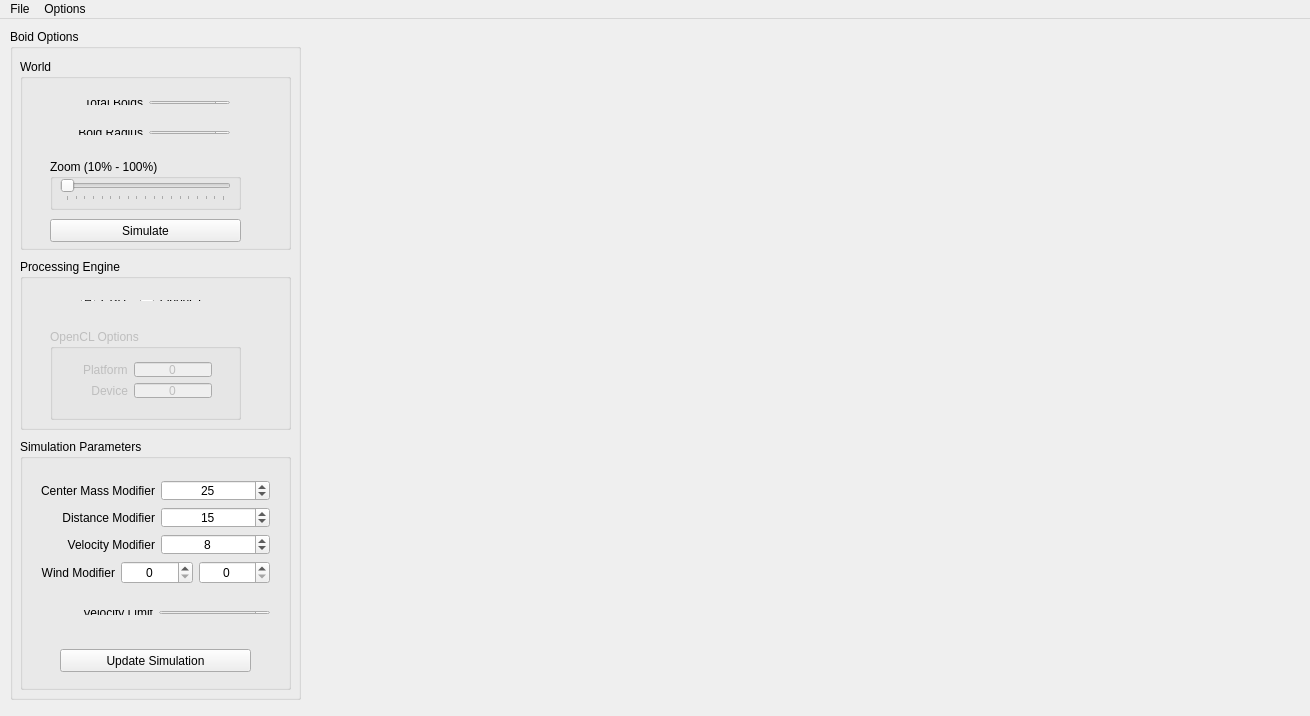
<?xml version="1.0" encoding="UTF-8"?>
<ui version="4.0">
 <class>MainWindow</class>
 <widget class="QMainWindow" name="MainWindow">
  <property name="windowModality">
   <enum>Qt::WindowModality::NonModal</enum>
  </property>
  <property name="geometry">
   <rect>
    <x>0</x>
    <y>0</y>
    <width>1310</width>
    <height>716</height>
   </rect>
  </property>
  <property name="windowTitle">
   <string>MainWindow</string>
  </property>
  <property name="toolButtonStyle">
   <enum>Qt::ToolButtonStyle::ToolButtonIconOnly</enum>
  </property>
  <property name="tabShape">
   <enum>QTabWidget::TabShape::Rounded</enum>
  </property>
  <widget class="QWidget" name="centralWidget">
   <widget class="QGroupBox" name="groupBox">
    <property name="geometry">
     <rect>
      <x>10</x>
      <y>10</y>
      <width>291</width>
      <height>671</height>
     </rect>
    </property>
    <property name="title">
     <string>Boid Options</string>
    </property>
    <widget class="QGroupBox" name="groupBox_3">
     <property name="geometry">
      <rect>
       <x>10</x>
       <y>30</y>
       <width>271</width>
       <height>191</height>
      </rect>
     </property>
     <property name="title">
      <string>World</string>
     </property>
     <widget class="QWidget" name="layoutWidget">
      <property name="geometry">
       <rect>
        <x>30</x>
        <y>30</y>
        <width>191</width>
        <height>27</height>
       </rect>
      </property>
      <layout class="QHBoxLayout" name="horizontalLayout">
       <item>
        <widget class="QLabel" name="label">
         <property name="text">
          <string>Total Boids</string>
         </property>
         <property name="alignment">
          <set>Qt::AlignmentFlag::AlignRight|Qt::AlignmentFlag::AlignTrailing|Qt::AlignmentFlag::AlignVCenter</set>
         </property>
        </widget>
       </item>
       <item>
        <widget class="QSpinBox" name="totalBoids">
         <property name="alignment">
          <set>Qt::AlignmentFlag::AlignCenter</set>
         </property>
         <property name="minimum">
          <number>50</number>
         </property>
         <property name="maximum">
          <number>10000</number>
         </property>
         <property name="value">
          <number>100</number>
         </property>
        </widget>
       </item>
      </layout>
     </widget>
     <widget class="QWidget" name="layoutWidget">
      <property name="geometry">
       <rect>
        <x>30</x>
        <y>60</y>
        <width>191</width>
        <height>27</height>
       </rect>
      </property>
      <layout class="QHBoxLayout" name="horizontalLayout_2">
       <item>
        <widget class="QLabel" name="label_2">
         <property name="text">
          <string>Boid Radius</string>
         </property>
         <property name="alignment">
          <set>Qt::AlignmentFlag::AlignRight|Qt::AlignmentFlag::AlignTrailing|Qt::AlignmentFlag::AlignVCenter</set>
         </property>
        </widget>
       </item>
       <item>
        <widget class="QSpinBox" name="boidRadius">
         <property name="alignment">
          <set>Qt::AlignmentFlag::AlignCenter</set>
         </property>
         <property name="minimum">
          <number>5</number>
         </property>
         <property name="maximum">
          <number>25</number>
         </property>
         <property name="value">
          <number>5</number>
         </property>
        </widget>
       </item>
      </layout>
     </widget>
     <widget class="QGroupBox" name="groupBox_2">
      <property name="geometry">
       <rect>
        <x>30</x>
        <y>100</y>
        <width>191</width>
        <height>51</height>
       </rect>
      </property>
      <property name="title">
       <string>Zoom (10% - 100%)</string>
      </property>
      <widget class="QSlider" name="zoomSlider">
       <property name="geometry">
        <rect>
         <x>10</x>
         <y>20</y>
         <width>171</width>
         <height>22</height>
        </rect>
       </property>
       <property name="minimum">
        <number>10</number>
       </property>
       <property name="maximum">
        <number>100</number>
       </property>
       <property name="singleStep">
        <number>10</number>
       </property>
       <property name="pageStep">
        <number>10</number>
       </property>
       <property name="value">
        <number>10</number>
       </property>
       <property name="orientation">
        <enum>Qt::Orientation::Horizontal</enum>
       </property>
       <property name="invertedAppearance">
        <bool>false</bool>
       </property>
       <property name="tickPosition">
        <enum>QSlider::TickPosition::TicksBelow</enum>
       </property>
       <property name="tickInterval">
        <number>5</number>
       </property>
      </widget>
     </widget>
     <widget class="QPushButton" name="startSimBtn">
      <property name="geometry">
       <rect>
        <x>30</x>
        <y>160</y>
        <width>191</width>
        <height>23</height>
       </rect>
      </property>
      <property name="text">
       <string>Simulate</string>
      </property>
     </widget>
    </widget>
    <widget class="QGroupBox" name="groupBox_4">
     <property name="geometry">
      <rect>
       <x>10</x>
       <y>230</y>
       <width>271</width>
       <height>171</height>
      </rect>
     </property>
     <property name="title">
      <string>Processing Engine</string>
     </property>
     <widget class="QGroupBox" name="groupBox_5">
      <property name="enabled">
       <bool>false</bool>
      </property>
      <property name="geometry">
       <rect>
        <x>30</x>
        <y>70</y>
        <width>191</width>
        <height>91</height>
       </rect>
      </property>
      <property name="title">
       <string>OpenCL Options</string>
      </property>
      <widget class="QWidget" name="layoutWidget">
       <property name="geometry">
        <rect>
         <x>22</x>
         <y>22</y>
         <width>151</width>
         <height>58</height>
        </rect>
       </property>
       <layout class="QHBoxLayout" name="horizontalLayout_4">
        <item>
         <layout class="QVBoxLayout" name="verticalLayout_2">
          <item>
           <widget class="QLabel" name="label_3">
            <property name="text">
             <string>Platform</string>
            </property>
           </widget>
          </item>
          <item>
           <widget class="QLabel" name="label_4">
            <property name="text">
             <string>Device</string>
            </property>
            <property name="alignment">
             <set>Qt::AlignmentFlag::AlignRight|Qt::AlignmentFlag::AlignTrailing|Qt::AlignmentFlag::AlignVCenter</set>
            </property>
           </widget>
          </item>
         </layout>
        </item>
        <item>
         <layout class="QVBoxLayout" name="verticalLayout">
          <item>
           <widget class="QLineEdit" name="platformText">
            <property name="text">
             <string>0</string>
            </property>
            <property name="alignment">
             <set>Qt::AlignmentFlag::AlignCenter</set>
            </property>
           </widget>
          </item>
          <item>
           <widget class="QLineEdit" name="deviceText">
            <property name="text">
             <string>0</string>
            </property>
            <property name="alignment">
             <set>Qt::AlignmentFlag::AlignCenter</set>
            </property>
           </widget>
          </item>
         </layout>
        </item>
       </layout>
      </widget>
     </widget>
     <widget class="QWidget" name="layoutWidget">
      <property name="geometry">
       <rect>
        <x>50</x>
        <y>30</y>
        <width>151</width>
        <height>23</height>
       </rect>
      </property>
      <layout class="QHBoxLayout" name="horizontalLayout_3">
       <item>
        <widget class="QRadioButton" name="cpuEngine">
         <property name="text">
          <string>CPU</string>
         </property>
         <property name="checked">
          <bool>true</bool>
         </property>
        </widget>
       </item>
       <item>
        <widget class="QRadioButton" name="openCLEngine">
         <property name="text">
          <string>OpenCL</string>
         </property>
        </widget>
       </item>
      </layout>
     </widget>
    </widget>
    <widget class="QGroupBox" name="groupBox_6">
     <property name="geometry">
      <rect>
       <x>10</x>
       <y>410</y>
       <width>271</width>
       <height>251</height>
      </rect>
     </property>
     <property name="title">
      <string>Simulation Parameters</string>
     </property>
     <widget class="QPushButton" name="updateSimulationBtn">
      <property name="geometry">
       <rect>
        <x>40</x>
        <y>210</y>
        <width>191</width>
        <height>23</height>
       </rect>
      </property>
      <property name="text">
       <string>Update Simulation</string>
      </property>
     </widget>
     <widget class="QWidget" name="layoutWidget_2">
      <property name="geometry">
       <rect>
        <x>10</x>
        <y>160</y>
        <width>251</width>
        <height>27</height>
       </rect>
      </property>
      <layout class="QHBoxLayout" name="horizontalLayout_7">
       <item>
        <widget class="QLabel" name="label_9">
         <property name="text">
          <string>Velocity Limit</string>
         </property>
         <property name="alignment">
          <set>Qt::AlignmentFlag::AlignRight|Qt::AlignmentFlag::AlignTrailing|Qt::AlignmentFlag::AlignVCenter</set>
         </property>
        </widget>
       </item>
       <item>
        <widget class="QSpinBox" name="velocityLimitText">
         <property name="alignment">
          <set>Qt::AlignmentFlag::AlignCenter</set>
         </property>
         <property name="minimum">
          <number>1</number>
         </property>
         <property name="maximum">
          <number>10</number>
         </property>
         <property name="singleStep">
          <number>1</number>
         </property>
         <property name="value">
          <number>1</number>
         </property>
        </widget>
       </item>
      </layout>
     </widget>
     <widget class="QWidget" name="layoutWidget">
      <property name="geometry">
       <rect>
        <x>10</x>
        <y>30</y>
        <width>251</width>
        <height>126</height>
       </rect>
      </property>
      <layout class="QVBoxLayout" name="verticalLayout_5">
       <item>
        <layout class="QHBoxLayout" name="horizontalLayout_5">
         <item>
          <layout class="QVBoxLayout" name="verticalLayout_4">
           <item>
            <widget class="QLabel" name="label_5">
             <property name="text">
              <string>Center Mass Modifier</string>
             </property>
             <property name="alignment">
              <set>Qt::AlignmentFlag::AlignRight|Qt::AlignmentFlag::AlignTrailing|Qt::AlignmentFlag::AlignVCenter</set>
             </property>
            </widget>
           </item>
           <item>
            <widget class="QLabel" name="label_6">
             <property name="text">
              <string>Distance Modifier</string>
             </property>
             <property name="alignment">
              <set>Qt::AlignmentFlag::AlignRight|Qt::AlignmentFlag::AlignTrailing|Qt::AlignmentFlag::AlignVCenter</set>
             </property>
            </widget>
           </item>
           <item>
            <widget class="QLabel" name="label_7">
             <property name="text">
              <string>Velocity Modifier</string>
             </property>
             <property name="alignment">
              <set>Qt::AlignmentFlag::AlignRight|Qt::AlignmentFlag::AlignTrailing|Qt::AlignmentFlag::AlignVCenter</set>
             </property>
            </widget>
           </item>
          </layout>
         </item>
         <item>
          <layout class="QVBoxLayout" name="verticalLayout_3">
           <item>
            <widget class="QSpinBox" name="centerMassText">
             <property name="alignment">
              <set>Qt::AlignmentFlag::AlignCenter</set>
             </property>
             <property name="minimum">
              <number>1</number>
             </property>
             <property name="maximum">
              <number>200</number>
             </property>
             <property name="value">
              <number>25</number>
             </property>
            </widget>
           </item>
           <item>
            <widget class="QSpinBox" name="distanceText">
             <property name="alignment">
              <set>Qt::AlignmentFlag::AlignCenter</set>
             </property>
             <property name="minimum">
              <number>1</number>
             </property>
             <property name="maximum">
              <number>200</number>
             </property>
             <property name="value">
              <number>15</number>
             </property>
            </widget>
           </item>
           <item>
            <widget class="QSpinBox" name="velocityText">
             <property name="alignment">
              <set>Qt::AlignmentFlag::AlignCenter</set>
             </property>
             <property name="minimum">
              <number>1</number>
             </property>
             <property name="maximum">
              <number>100</number>
             </property>
             <property name="value">
              <number>8</number>
             </property>
            </widget>
           </item>
          </layout>
         </item>
        </layout>
       </item>
       <item>
        <layout class="QHBoxLayout" name="horizontalLayout_6">
         <item>
          <widget class="QLabel" name="label_8">
           <property name="text">
            <string>Wind Modifier</string>
           </property>
           <property name="alignment">
            <set>Qt::AlignmentFlag::AlignRight|Qt::AlignmentFlag::AlignTrailing|Qt::AlignmentFlag::AlignVCenter</set>
           </property>
          </widget>
         </item>
         <item>
          <widget class="QSpinBox" name="windXText">
           <property name="alignment">
            <set>Qt::AlignmentFlag::AlignCenter</set>
           </property>
           <property name="minimum">
            <number>0</number>
           </property>
           <property name="maximum">
            <number>100</number>
           </property>
           <property name="value">
            <number>0</number>
           </property>
          </widget>
         </item>
         <item>
          <widget class="QSpinBox" name="windYText">
           <property name="alignment">
            <set>Qt::AlignmentFlag::AlignCenter</set>
           </property>
           <property name="minimum">
            <number>0</number>
           </property>
           <property name="maximum">
            <number>100</number>
           </property>
           <property name="value">
            <number>0</number>
           </property>
          </widget>
         </item>
        </layout>
       </item>
      </layout>
     </widget>
    </widget>
   </widget>
  </widget>
  <widget class="QMenuBar" name="menuBar">
   <property name="geometry">
    <rect>
     <x>0</x>
     <y>0</y>
     <width>1310</width>
     <height>21</height>
    </rect>
   </property>
   <property name="layoutDirection">
    <enum>Qt::LayoutDirection::LeftToRight</enum>
   </property>
   <property name="nativeMenuBar">
    <bool>false</bool>
   </property>
   <widget class="QMenu" name="menuFile">
    <property name="title">
     <string>File</string>
    </property>
    <addaction name="actionSee_Platform_Info"/>
    <addaction name="separator"/>
   </widget>
   <widget class="QMenu" name="menuOptions">
    <property name="title">
     <string>Options</string>
    </property>
    <addaction name="actionVertical_Sync"/>
   </widget>
   <addaction name="menuFile"/>
   <addaction name="menuOptions"/>
  </widget>
  <action name="actionSee_Platform_Info">
   <property name="text">
    <string>See Platform Info</string>
   </property>
  </action>
  <action name="actionVertical_Sync">
   <property name="checkable">
    <bool>true</bool>
   </property>
   <property name="checked">
    <bool>true</bool>
   </property>
   <property name="text">
    <string>Vertical Sync</string>
   </property>
  </action>
  <action name="actionBoid_Options">
   <property name="text">
    <string>Boid Options</string>
   </property>
  </action>
 </widget>
 <layoutdefault spacing="6" margin="11"/>
 <resources/>
 <connections/>
</ui>
